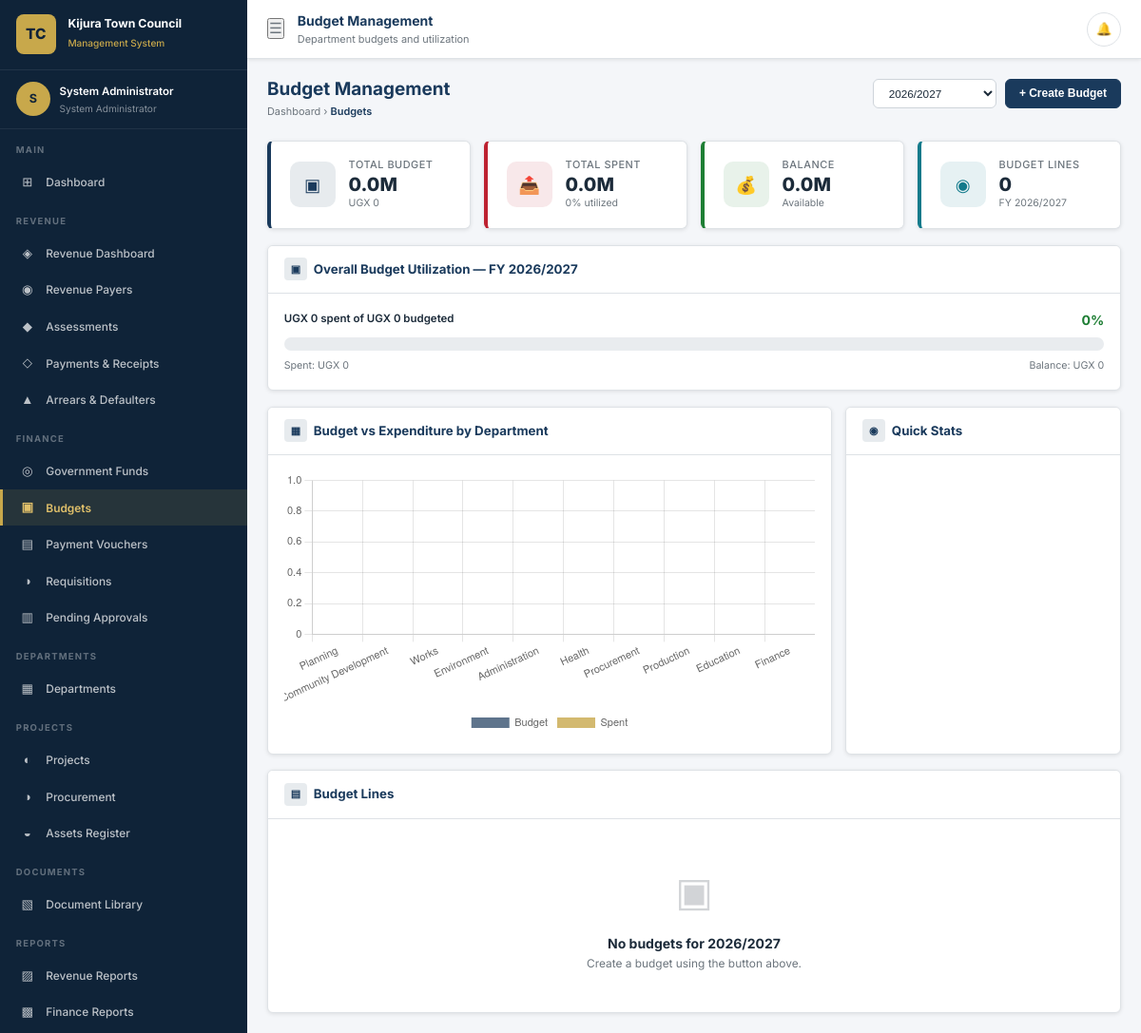
/modules/budget/index.php (signed in), run on the app's committed database.
### tables this page shows
CREATE TABLE IF NOT EXISTS users (
    id INT AUTO_INCREMENT PRIMARY KEY,
    employee_id VARCHAR(50) UNIQUE,
    username VARCHAR(100) NOT NULL UNIQUE,
    email VARCHAR(200) NOT NULL UNIQUE,
    password_hash VARCHAR(255) NOT NULL,
    full_name VARCHAR(200) NOT NULL,
    phone VARCHAR(20),
    role_id INT NOT NULL,
    department_id INT,
    designation VARCHAR(150),
    is_active TINYINT(1) DEFAULT 1,
    must_change_password TINYINT(1) DEFAULT 0,
    last_login TIMESTAMP NULL,
    login_attempts INT DEFAULT 0,
    locked_until TIMESTAMP NULL,
    two_fa_enabled TINYINT(1) DEFAULT 0,
    two_fa_secret VARCHAR(100),
    profile_photo VARCHAR(255),
    created_by INT,
    created_at TIMESTAMP DEFAULT CURRENT_TIMESTAMP,
    updated_at TIMESTAMP DEFAULT CURRENT_TIMESTAMP ON UPDATE CURRENT_TIMESTAMP,
    FOREIGN KEY (role_id) REFERENCES roles(id),
    FOREIGN KEY (department_id) REFERENCES departments(id)
);

CREATE TABLE IF NOT EXISTS roles (
    id INT AUTO_INCREMENT PRIMARY KEY,
    name VARCHAR(100) NOT NULL UNIQUE,
    slug VARCHAR(100) NOT NULL UNIQUE,
    description TEXT,
    created_at TIMESTAMP DEFAULT CURRENT_TIMESTAMP
);

### modules/budget/index.php (the view, shortened to what the rows shown need)
<?php
require_once __DIR__ . '/../../includes/layout.php';
$user = getCurrentUser();
$db   = getDB();
$fy   = $_GET['fy'] ?? (getSystemSetting('current_financial_year') ?? CURRENT_FINANCIAL_YEAR);
$fyears  = $db->query("SELECT year_code FROM financial_years ORDER BY start_date DESC")->fetchAll(PDO::FETCH_COLUMN);
$deptChart = $db->prepare("SELECT d.name, COALESCE(SUM(COALESCE(b.revised_amount,b.approved_amount)),0) AS budget, COALESCE(SUM(b.spent_amount),0) AS spent
    FROM departments d LEFT JOIN budgets b ON b.department_id=d.id AND b.financial_year=? GROUP BY d.id ORDER BY budget DESC");
$deptChart->execute([$fy]); $deptChart = $deptChart->fetchAll();
renderHead('Budget Management');
echo '<body><div class="app-wrapper">';
renderSidebar($user);
echo '<div class="main-content">';
renderPageStart('Budget Management','', [
    ['url'=>APP_URL.'/dashboard.php','label'=>'Dashboard'],
    ['url'=>'#','label'=>'Budgets']
]);
$fyOpts=''; foreach ($fyears as $y) $fyOpts.="<option value='$y'".($y===$fy?' selected':'').">$y</option>";
renderPageActions("
  <form method='GET' style='display:flex;gap:.5rem;align-items:center;'>
    <select name='fy' class='form-select' onchange='this.form.submit()' style='width:130px;font-size:.84rem;'>$fyOpts</select>
  </form>
  <button class='btn btn-primary' data-modal='addBudgetModal'>+ Create Budget</button>
");
?>
<?php renderPageEnd(); echo '</div></div>';
$dLabels = json_encode(array_column($deptChart,'name'));
$dBudget = json_encode(array_column($deptChart,'budget'));
$dSpent  = json_encode(array_column($deptChart,'spent'));
?>
<script>
document.addEventListener('DOMContentLoaded',function(){
  makeBarChart('deptBudgetChart',<?=$dLabels?>,[
    {label:'Budget',data:<?=$dBudget?>,backgroundColor:'rgba(26,58,92,.7)',borderRadius:3},
    {label:'Spent', data:<?=$dSpent?>, backgroundColor:'rgba(200,168,75,.8)',borderRadius:3}
  ]);
});
</script>
<?php renderFooter(); ?>

### includes/layout.php (shortened to what the rows shown need)
<?php
require_once __DIR__ . '/../includes/functions.php';
$__user = getCurrentUser();
function getSidebarNav(array $user): array {
    $role = $user['role_slug'];
    $nav  = [];
    $nav[] = ['section' => 'Main'];
    $nav[] = ['label' => 'Dashboard', 'href' => 'dashboard.php', 'icon' => '⊞', 'module' => 'dashboard'];
    if (in_array($role, ['admin','town_clerk','finance_officer','revenue_officer','auditor','management'])) {
        $nav[] = ['section' => 'Revenue'];
        $nav[] = ['label' => 'Revenue Dashboard',   'href' => 'modules/revenue/dashboard.php',    'icon' => '◈', 'module' => 'revenue'];
        $nav[] = ['label' => 'Revenue Payers',       'href' => 'modules/revenue/payers.php',       'icon' => '◉', 'module' => 'payers'];
        $nav[] = ['label' => 'Assessments',          'href' => 'modules/revenue/assessments.php',  'icon' => '◆', 'module' => 'assessments'];
        $nav[] = ['label' => 'Payments & Receipts',  'href' => 'modules/revenue/payments.php',     'icon' => '◇', 'module' => 'payments'];
        $nav[] = ['label' => 'Arrears & Defaulters', 'href' => 'modules/revenue/arrears.php',      'icon' => '▲', 'module' => 'arrears'];
    }
    if (in_array($role, ['admin','town_clerk','finance_officer','auditor','management'])) {
        $nav[] = ['section' => 'Finance'];
        $nav[] = ['label' => 'Government Funds',  'href' => 'modules/funding/index.php',         'icon' => '◎', 'module' => 'funding'];
        $nav[] = ['label' => 'Budgets',           'href' => 'modules/budget/index.php',          'icon' => '▣', 'module' => 'budget'];
    }
    if (in_array($role, ['admin','town_clerk','finance_officer','hod','auditor'])) {
        $nav[] = ['label' => 'Payment Vouchers',  'href' => 'modules/expenditure/vouchers.php',  'icon' => '▤', 'module' => 'vouchers'];
        $nav[] = ['label' => 'Requisitions',       'href' => 'modules/expenditure/requisitions.php','icon' => '◑', 'module' => 'requisitions'];
        $nav[] = ['label' => 'Pending Approvals', 'href' => 'modules/expenditure/approvals.php', 'icon' => '▥', 'module' => 'approvals'];
    }
    if (in_array($role, ['admin','town_clerk','finance_officer','hod','auditor','management'])) {
        $nav[] = ['section' => 'Departments'];
        $nav[] = ['label' => 'Departments',       'href' => 'modules/departments/index.php',     'icon' => '▦', 'module' => 'departments'];
    }
    if (in_array($role, ['admin','town_clerk','finance_officer','hod','auditor','management'])) {
        $nav[] = ['section' => 'Projects'];
        $nav[] = ['label' => 'Projects',          'href' => 'modules/projects/index.php',        'icon' => '◐', 'module' => 'projects'];
        $nav[] = ['label' => 'Procurement',       'href' => 'modules/procurement/index.php',     'icon' => '◑', 'module' => 'procurement'];
        $nav[] = ['label' => 'Assets Register',   'href' => 'modules/assets_mgmt/index.php',     'icon' => '◒', 'module' => 'assets'];
    }
    $nav[] = ['section' => 'Documents'];
    $nav[] = ['label' => 'Document Library',  'href' => 'modules/documents/index.php',       'icon' => '▧', 'module' => 'documents'];
    $nav[] = ['section' => 'Reports'];
    $nav[] = ['label' => 'Revenue Reports',    'href' => 'modules/reports/revenue.php',   'icon' => '▨', 'module' => 'reports'];
    $nav[] = ['label' => 'Finance Reports',    'href' => 'modules/reports/finance.php',   'icon' => '▩', 'module' => 'reports'];
    $nav[] = ['label' => 'Cash Flow & Intel',  'href' => 'modules/reports/cashflow.php',  'icon' => '◈', 'module' => 'cashflow'];
    if (in_array($role, ['admin','town_clerk','auditor'])) {
        $nav[] = ['label' => 'Audit Reports',  'href' => 'modules/reports/audit.php',     'icon' => '◫', 'module' => 'reports'];
    }
    if (in_array($role, ['admin','town_clerk'])) {
        $nav[] = ['section' => 'Administration'];
        $nav[] = ['label' => 'Users & Roles',     'href' => 'modules/admin/users.php',          'icon' => '◭', 'module' => 'users'];
        $nav[] = ['label' => 'Audit Trail',       'href' => 'modules/audit/index.php',           'icon' => '◮', 'module' => 'audit'];
        $nav[] = ['label' => 'System Settings',   'href' => 'modules/admin/settings.php',        'icon' => '◬', 'module' => 'settings'];
    }
    return $nav;
}
function renderHead(string $title, array $extraCss = []): void {
    $appName = defined('APP_NAME') ? APP_NAME : 'TCMS';
    $base    = defined('APP_URL')  ? APP_URL  : '';
    echo <<<HTML
<!DOCTYPE html>
<html lang="en">
<head>
  <meta charset="UTF-8">
  <meta name="viewport" content="width=device-width, initial-scale=1.0">
  <meta name="robots" content="noindex,nofollow">
  <title>{$title} — {$appName}</title>
  <link rel="preconnect" href="https://fonts.googleapis.com">
  <link href="https://fonts.googleapis.com/css2?family=Inter:wght@400;500;600;700;800&display=swap" rel="stylesheet">
  <link rel="stylesheet" href="{$base}/assets/css/tcms.css">
HTML;
    echo "</head>\n";
}
function renderSidebar(array $user): void {
    $base    = defined('APP_URL') ? APP_URL : '';
    $nav     = getSidebarNav($user);
    $initial = strtoupper(substr($user['full_name'], 0, 1));
    $councilName = getSystemSetting('council_name') ?? 'Town Council';
    echo <<<HTML
<aside class="sidebar" id="sidebar">
  <div class="sidebar-brand">
    <div class="brand-emblem">TC</div>
    <div class="brand-text">
      <h2>{$councilName}</h2>
      <span>Management System</span>
    </div>
  </div>
  <div class="sidebar-user">
    <div class="user-avatar">{$initial}</div>
    <div class="user-info">
      <div class="name">{$user['full_name']}</div>
      <div class="role">{$user['role_name']}</div>
    </div>
  </div>
  <nav>
HTML;
    foreach ($nav as $item) {
        if (isset($item['section'])) {
            echo "    <div>\n";
            continue;
        }
    }
    echo <<<HTML
    </div>
  </nav>
  <div class="sidebar-footer">
    <a href="{$base}/modules/auth/profile.php">⚙ My Profile</a>
    <a href="{$base}/modules/auth/logout.php">⏻ Sign Out</a>
  </div>
</aside>
<div id="sidebarOverlay" style="display:none;position:fixed;inset:0;background:rgba(0,0,0,.4);z-index:999;" onclick="document.getElementById('sidebar').classList.remove('open');this.style.display='none';"></div>
HTML;
}
function renderPageStart(string $title, string $subtitle = '', array $breadcrumb = []): void {
    echo '<div class="page-content">' . "\n";
    if ($title) {
        $bcHtml = '';
        if ($breadcrumb) {
            $bcHtml = '<div class="breadcrumb">';
            foreach ($breadcrumb as $i => $crumb) {
                if ($i < count($breadcrumb) - 1) {
                    $bcHtml .= "<a href=\"{$crumb['url']}\">{$crumb['label']}</a> &rsaquo; ";
                } else {
                    $bcHtml .= "<span>{$crumb['label']}</span>";
                }
            }
            $bcHtml .= '</div>';
        }
        echo <<<HTML
<div class="page-header">
  <div>
    <h1>{$title}</h1>
    {$bcHtml}
  </div>
HTML;
    }
}
function renderPageActions(string $html = ''): void {
    echo "</div>\n";
}
function renderPageEnd(): void {
    echo '</div>' . "\n";
}
function renderFooter(array $scripts = []): void {
    echo "</body>\n</html>\n";
}

### data on the page
users: full_name "S", full_name "System Administrator", role.name "System Administrator"

### other printed values
$councilName "Kijura Town Council"
$item['section'] "MAIN"
$icon "⊞"
$label "Dashboard"
$item['section'] "REVENUE"
$icon "◈"
$label "Revenue Dashboard"
$icon "◉"
$label "Revenue Payers"
$icon "◆"
$label "Assessments"
$icon "◇"
$label "Payments & Receipts"
$icon "▲"
$label "Arrears & Defaulters"
